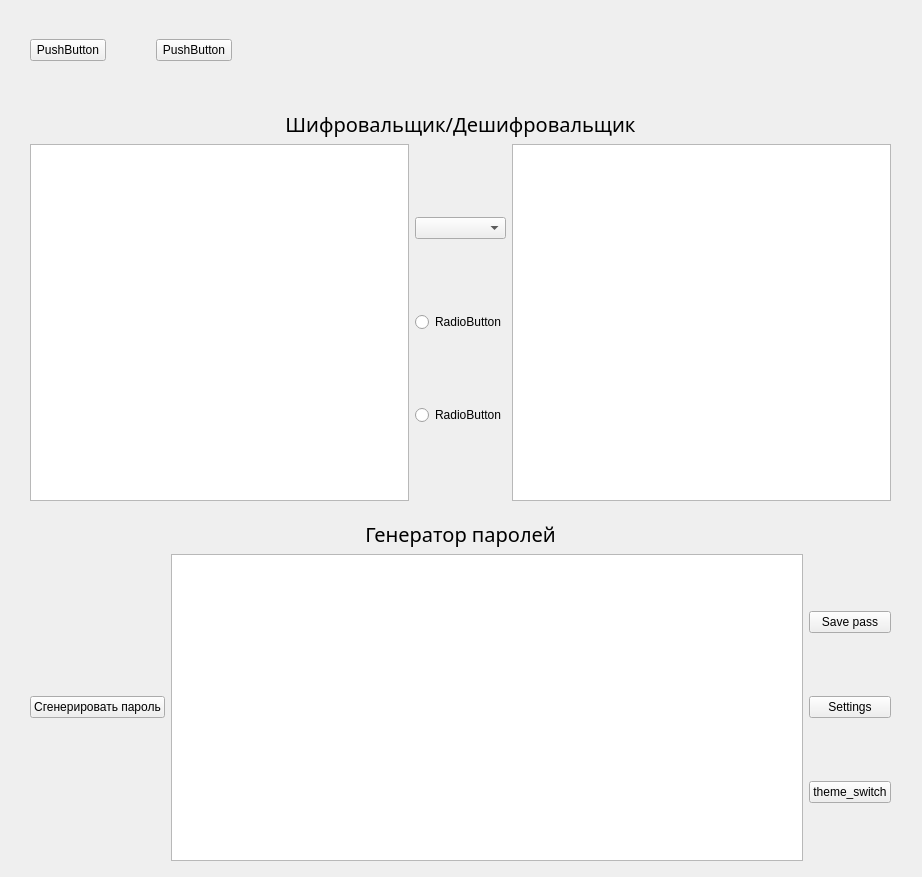
<?xml version="1.0" encoding="UTF-8"?>
<ui version="4.0">
 <class>Form</class>
 <widget class="QWidget" name="Form">
  <property name="geometry">
   <rect>
    <x>0</x>
    <y>0</y>
    <width>922</width>
    <height>877</height>
   </rect>
  </property>
  <property name="windowTitle">
   <string>Form</string>
  </property>
  <widget class="QWidget" name="horizontalLayoutWidget">
   <property name="geometry">
    <rect>
     <x>30</x>
     <y>10</y>
     <width>202</width>
     <height>80</height>
    </rect>
   </property>
   <layout class="QHBoxLayout" name="horizontalLayout_2">
    <property name="spacing">
     <number>50</number>
    </property>
    <item>
     <widget class="QPushButton" name="save_cypher_button">
      <property name="text">
       <string>PushButton</string>
      </property>
      <attribute name="buttonGroup">
       <string notr="true">file_work_button_group</string>
      </attribute>
     </widget>
    </item>
    <item>
     <widget class="QPushButton" name="open_cypher_button">
      <property name="text">
       <string>PushButton</string>
      </property>
      <attribute name="buttonGroup">
       <string notr="true">file_work_button_group</string>
      </attribute>
     </widget>
    </item>
   </layout>
  </widget>
  <widget class="QWidget" name="verticalLayoutWidget_3">
   <property name="geometry">
    <rect>
     <x>30</x>
     <y>110</y>
     <width>861</width>
     <height>391</height>
    </rect>
   </property>
   <layout class="QVBoxLayout" name="verticalLayout_4">
    <item>
     <widget class="QLabel" name="enc_dec_label">
      <property name="font">
       <font>
        <family>Malgun Gothic</family>
        <pointsize>15</pointsize>
       </font>
      </property>
      <property name="text">
       <string>Шифровальщик/Дешифровальщик</string>
      </property>
      <property name="alignment">
       <set>Qt::AlignCenter</set>
      </property>
     </widget>
    </item>
    <item>
     <layout class="QHBoxLayout" name="horizontalLayout_3">
      <item>
       <widget class="QTextEdit" name="textEdit">
        <property name="html">
         <string>&lt;!DOCTYPE HTML PUBLIC &quot;-//W3C//DTD HTML 4.0//EN&quot; &quot;http://www.w3.org/TR/REC-html40/strict.dtd&quot;&gt;
&lt;html&gt;&lt;head&gt;&lt;meta name=&quot;qrichtext&quot; content=&quot;1&quot; /&gt;&lt;style type=&quot;text/css&quot;&gt;
p, li { white-space: pre-wrap; }
&lt;/style&gt;&lt;/head&gt;&lt;body style=&quot; font-family:'MS Shell Dlg 2'; font-size:8.25pt; font-weight:400; font-style:normal;&quot;&gt;
&lt;p style=&quot;-qt-paragraph-type:empty; margin-top:0px; margin-bottom:0px; margin-left:0px; margin-right:0px; -qt-block-indent:0; text-indent:0px;&quot;&gt;&lt;br /&gt;&lt;/p&gt;&lt;/body&gt;&lt;/html&gt;</string>
        </property>
       </widget>
      </item>
      <item>
       <layout class="QVBoxLayout" name="verticalLayout_2">
        <property name="spacing">
         <number>0</number>
        </property>
        <item>
         <widget class="QComboBox" name="cypher_list"/>
        </item>
        <item>
         <widget class="QRadioButton" name="decrypt_button">
          <property name="text">
           <string>RadioButton</string>
          </property>
          <attribute name="buttonGroup">
           <string notr="true">cypher_button_group</string>
          </attribute>
         </widget>
        </item>
        <item>
         <widget class="QRadioButton" name="encrypt_button">
          <property name="text">
           <string>RadioButton</string>
          </property>
          <attribute name="buttonGroup">
           <string notr="true">cypher_button_group</string>
          </attribute>
         </widget>
        </item>
       </layout>
      </item>
      <item>
       <widget class="QTextEdit" name="textEdit_2"/>
      </item>
     </layout>
    </item>
   </layout>
  </widget>
  <widget class="QWidget" name="verticalLayoutWidget_4">
   <property name="geometry">
    <rect>
     <x>30</x>
     <y>520</y>
     <width>861</width>
     <height>341</height>
    </rect>
   </property>
   <layout class="QVBoxLayout" name="verticalLayout_5">
    <item>
     <widget class="QLabel" name="password_gen_label">
      <property name="font">
       <font>
        <family>Malgun Gothic</family>
        <pointsize>15</pointsize>
       </font>
      </property>
      <property name="text">
       <string>Генератор паролей</string>
      </property>
      <property name="alignment">
       <set>Qt::AlignCenter</set>
      </property>
     </widget>
    </item>
    <item>
     <layout class="QHBoxLayout" name="horizontalLayout_4">
      <item>
       <widget class="QPushButton" name="pass_gen_button">
        <property name="text">
         <string>Сгенерировать пароль</string>
        </property>
       </widget>
      </item>
      <item>
       <widget class="QPlainTextEdit" name="plainTextEdit"/>
      </item>
      <item>
       <layout class="QVBoxLayout" name="verticalLayout_3">
        <item>
         <widget class="QPushButton" name="password_save_button">
          <property name="text">
           <string>Save pass</string>
          </property>
         </widget>
        </item>
        <item>
         <widget class="QPushButton" name="settings">
          <property name="text">
           <string>Settings</string>
          </property>
         </widget>
        </item>
        <item>
         <widget class="QPushButton" name="theme_switch_button">
          <property name="text">
           <string>theme_switch</string>
          </property>
          <property name="icon">
           <iconset>
            <normaloff>&lt;?xml version=&quot;1.0&quot; encoding=&quot;UTF-8&quot;?&gt;</normaloff>&lt;?xml version=&quot;1.0&quot; encoding=&quot;UTF-8&quot;?&gt;</iconset>
          </property>
         </widget>
        </item>
       </layout>
      </item>
     </layout>
    </item>
   </layout>
  </widget>
 </widget>
 <resources/>
 <connections/>
 <buttongroups>
  <buttongroup name="file_work_button_group"/>
  <buttongroup name="cypher_button_group"/>
 </buttongroups>
</ui>
